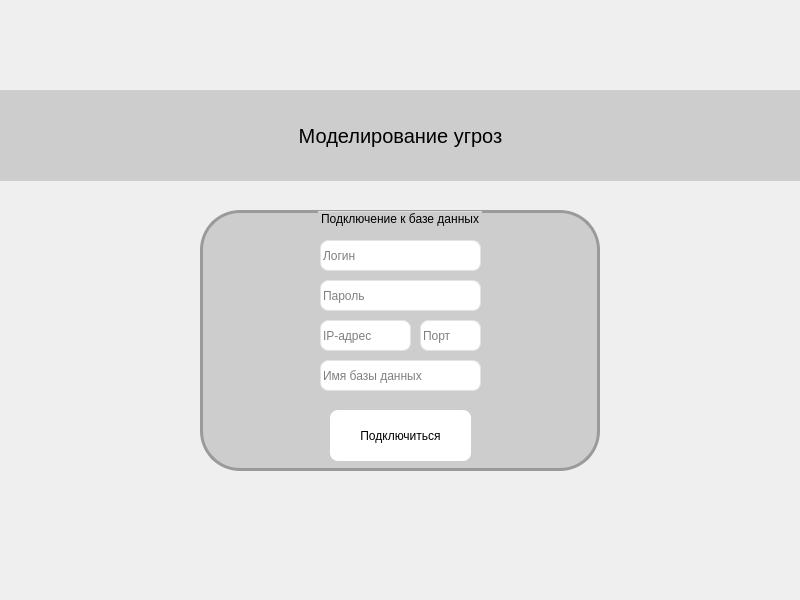
<?xml version="1.0" encoding="UTF-8"?>
<ui version="4.0">
 <class>AuthWindow</class>
 <widget class="QMainWindow" name="AuthWindow">
  <property name="geometry">
   <rect>
    <x>0</x>
    <y>0</y>
    <width>800</width>
    <height>600</height>
   </rect>
  </property>
  <property name="minimumSize">
   <size>
    <width>800</width>
    <height>600</height>
   </size>
  </property>
  <property name="maximumSize">
   <size>
    <width>800</width>
    <height>600</height>
   </size>
  </property>
  <property name="font">
   <font>
    <weight>75</weight>
    <bold>true</bold>
   </font>
  </property>
  <property name="windowTitle">
   <string>MainWindow</string>
  </property>
  <property name="styleSheet">
   <string notr="true">QLineEdit {
  border-radius: 8px;
  border: 1px solid #e0e4e7;
}

QLineEdit:focus {
  border: 1px solid #d0e3ff;
}

QLineEdit::placeholder {
  color: #767e89;
}

QGroupBox {
background-color: rgb(205, 205, 205);
border: 3px solid rgb(154, 154, 154);
border-radius: 40px;
}
QGroupBox::title{
}
QPushButton{border-radius: 8px;background-color: rgb(255, 255, 255);}

QPushButton:hover {
  background-color: rgb(205, 205, 205);
  border: 3px solid #9ac3fe;
}
QPushButton:pressed{
    background-color:rgb(128, 128, 128);
   border: 3px solid #9ac3fe;
}
</string>
  </property>
  <widget class="QWidget" name="centralwidget">
   <property name="styleSheet">
    <string notr="true"/>
   </property>
   <widget class="QLabel" name="intro_lbl">
    <property name="geometry">
     <rect>
      <x>0</x>
      <y>90</y>
      <width>801</width>
      <height>91</height>
     </rect>
    </property>
    <property name="font">
     <font>
      <pointsize>15</pointsize>
     </font>
    </property>
    <property name="styleSheet">
     <string notr="true">QLabel {background-color: rgb(205, 205, 205)}</string>
    </property>
    <property name="text">
     <string>Моделирование угроз</string>
    </property>
    <property name="alignment">
     <set>Qt::AlignCenter</set>
    </property>
   </widget>
   <widget class="QGroupBox" name="groupBox">
    <property name="geometry">
     <rect>
      <x>200</x>
      <y>210</y>
      <width>400</width>
      <height>261</height>
     </rect>
    </property>
    <property name="minimumSize">
     <size>
      <width>0</width>
      <height>0</height>
     </size>
    </property>
    <property name="autoFillBackground">
     <bool>false</bool>
    </property>
    <property name="styleSheet">
     <string notr="true"/>
    </property>
    <property name="title">
     <string>Подключение к базе данных</string>
    </property>
    <property name="alignment">
     <set>Qt::AlignCenter</set>
    </property>
    <property name="flat">
     <bool>false</bool>
    </property>
    <property name="checkable">
     <bool>false</bool>
    </property>
    <widget class="QLineEdit" name="port_le">
     <property name="geometry">
      <rect>
       <x>220</x>
       <y>110</y>
       <width>61</width>
       <height>31</height>
      </rect>
     </property>
     <property name="styleSheet">
      <string notr="true"/>
     </property>
     <property name="text">
      <string/>
     </property>
     <property name="placeholderText">
      <string>Порт</string>
     </property>
    </widget>
    <widget class="QLineEdit" name="password_le">
     <property name="geometry">
      <rect>
       <x>120</x>
       <y>70</y>
       <width>161</width>
       <height>31</height>
      </rect>
     </property>
     <property name="styleSheet">
      <string notr="true"/>
     </property>
     <property name="inputMask">
      <string/>
     </property>
     <property name="text">
      <string/>
     </property>
     <property name="echoMode">
      <enum>QLineEdit::Password</enum>
     </property>
     <property name="placeholderText">
      <string>Пароль</string>
     </property>
    </widget>
    <widget class="QLineEdit" name="ip_address_le">
     <property name="geometry">
      <rect>
       <x>120</x>
       <y>110</y>
       <width>91</width>
       <height>31</height>
      </rect>
     </property>
     <property name="styleSheet">
      <string notr="true"/>
     </property>
     <property name="inputMask">
      <string/>
     </property>
     <property name="text">
      <string/>
     </property>
     <property name="placeholderText">
      <string>IP-адрес</string>
     </property>
    </widget>
    <widget class="QPushButton" name="log_in_btn">
     <property name="geometry">
      <rect>
       <x>130</x>
       <y>200</y>
       <width>141</width>
       <height>51</height>
      </rect>
     </property>
     <property name="styleSheet">
      <string notr="true"/>
     </property>
     <property name="text">
      <string>Подключиться</string>
     </property>
    </widget>
    <widget class="QLineEdit" name="login_le">
     <property name="geometry">
      <rect>
       <x>120</x>
       <y>30</y>
       <width>161</width>
       <height>31</height>
      </rect>
     </property>
     <property name="styleSheet">
      <string notr="true"/>
     </property>
     <property name="text">
      <string/>
     </property>
     <property name="placeholderText">
      <string>Логин</string>
     </property>
    </widget>
    <widget class="QLineEdit" name="db_name_le">
     <property name="geometry">
      <rect>
       <x>120</x>
       <y>150</y>
       <width>161</width>
       <height>31</height>
      </rect>
     </property>
     <property name="styleSheet">
      <string notr="true"/>
     </property>
     <property name="readOnly">
      <bool>false</bool>
     </property>
     <property name="placeholderText">
      <string>Имя базы данных</string>
     </property>
    </widget>
   </widget>
   <widget class="QLabel" name="notification_lbl">
    <property name="geometry">
     <rect>
      <x>200</x>
      <y>480</y>
      <width>401</width>
      <height>71</height>
     </rect>
    </property>
    <property name="text">
     <string/>
    </property>
    <property name="alignment">
     <set>Qt::AlignCenter</set>
    </property>
    <property name="wordWrap">
     <bool>true</bool>
    </property>
   </widget>
  </widget>
 </widget>
 <resources/>
 <connections/>
</ui>
